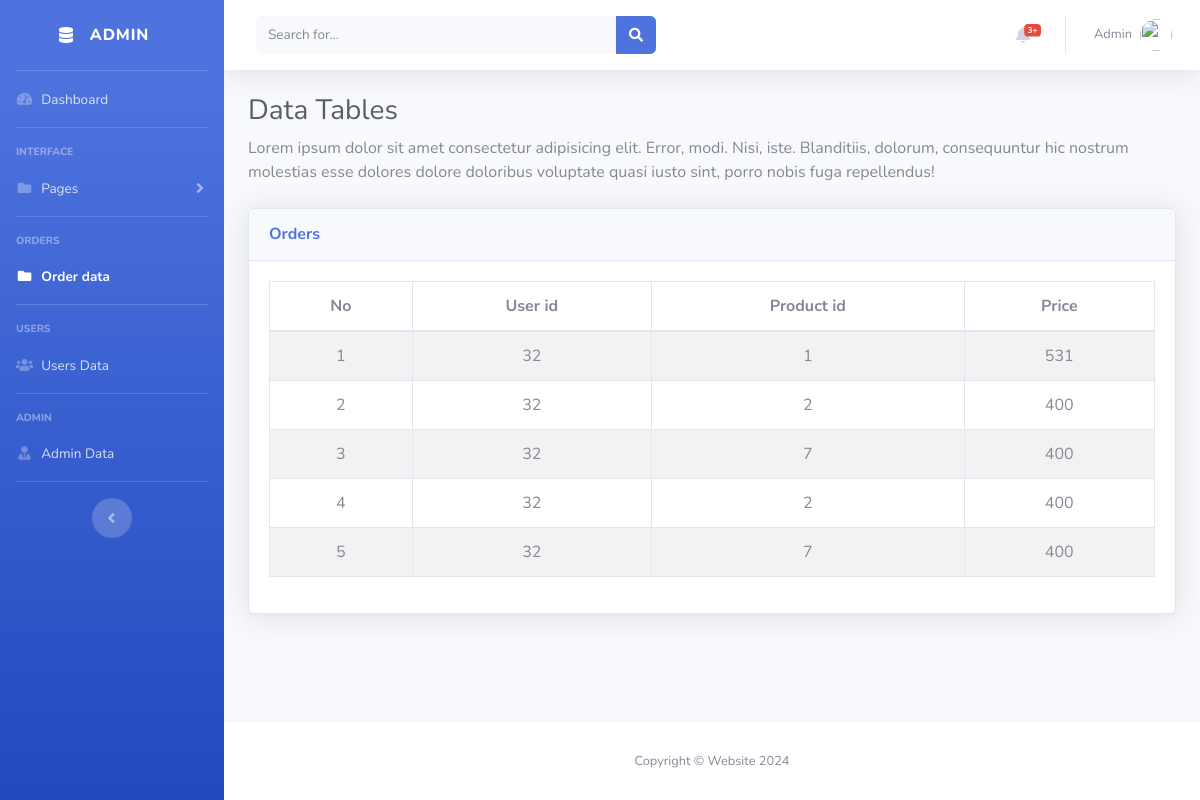
The app's page /order.php (signed in) with its own data.
### tables this page shows
CREATE TABLE `orders` (
  `id` int NOT NULL,
  `customer_id` varchar(255) NOT NULL,
  `product_id` varchar(255) NOT NULL,
  `price` varchar(255) NOT NULL
);

### order.php (the view, shortened to what this page needs)
<?php
    require('./backend/config.php');
    $count = 1;
    $stmt = $conn->prepare("SELECT * FROM orders");
    $stmt->execute();
    $row = $stmt->fetchAll(PDO::FETCH_ASSOC);
?>
<!DOCTYPE html>
<html lang="en">
<head>
    <link href="vendor/fontawesome-free/css/all.min.css" rel="stylesheet" type="text/css">
    <link href="css/sb-admin-2.min.css" rel="stylesheet">
</head>
<body id="page-top">
    <div id="wrapper">
        <?php include('./component/sidebar.php'); ?>
        <div id="content-wrapper" class="d-flex flex-column">
            <div id="content">
                <?php include('./component/topbar.php'); ?>
                <div class="container-fluid">
                    <h1 class="h3 mb-2 text-gray-800">Data Tables</h1>
                    <p class="mb-4">Lorem ipsum dolor sit amet consectetur adipisicing elit. Error, modi. Nisi, iste. Blanditiis, dolorum, consequuntur hic nostrum molestias esse dolores dolore doloribus voluptate quasi iusto sint, porro nobis fuga repellendus!</p>
                </div>
                <div class="card shadow m-4">
                    <div class="card-header py-3 d-flex justify-content-between align-items-center">
                        <h6 class="m-0 font-weight-bold text-primary">Orders</h6>
                    </div>
                    <div class="card-body">
                        <div class="table-responsive">
                            <table class="table table-bordered table-striped table-hover" id="dataTable" width="100%" cellspacing="0">
                                <thead>
                                    <tr class="text-center">
                                        <th>No</th>
                                        <th>User id</th>
                                        <th>Product id</th>
                                        <th>Price</th>
                                    </tr>
                                </thead>
                                <tbody>
                                    <?php foreach ($row as $data) : ?>
                                        <tr class="text-center">
                                            <td><?= $count++; ?></td>
                                            <td><?= $data['customer_id']; ?></td>
                                            <td><?= $data['product_id']; ?></td>
                                            <td><?= $data['price']; ?></td>
                                        </tr>
                                    <?php endforeach; ?>
                                </tbody>
                            </table>
                        </div>
                    </div>
                </div>
            </div>
            <?php include('./component/footer.php'); ?>
</body>
</html>

### records on screen
orders: customer "32", product "1", price "531"
orders: customer "32", product "2", price "400"
orders: customer "32", product "7", price "400"
orders: customer "32", product "2", price "400"
orders: customer "32", product "7", price "400"
